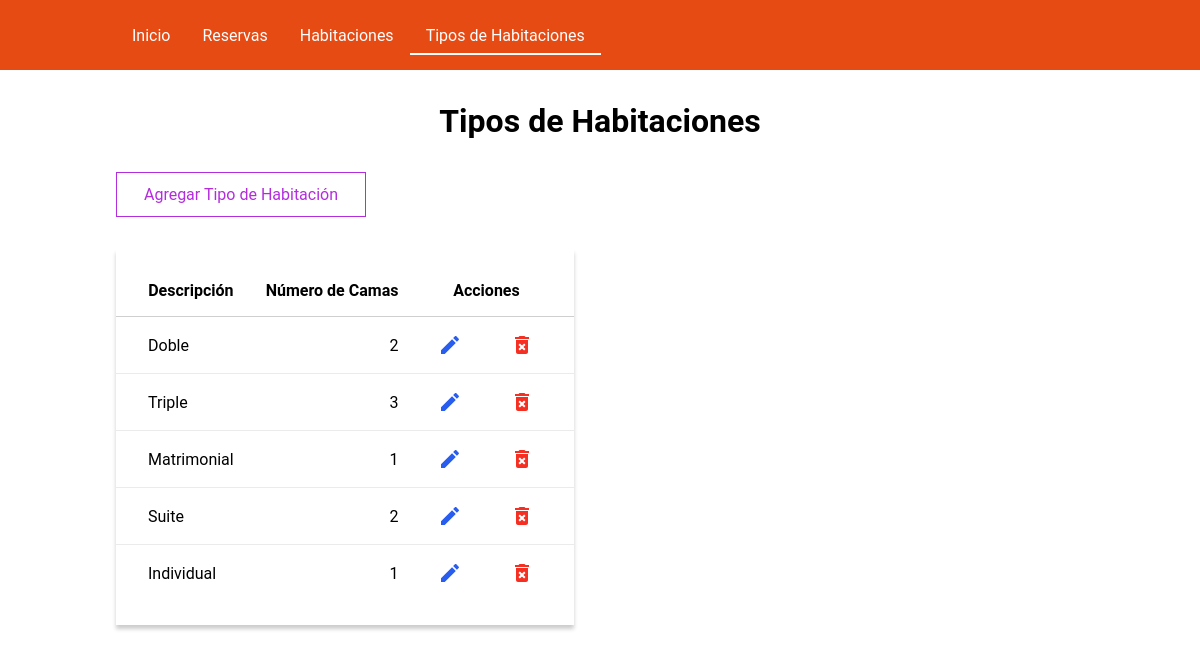
The app's page /tarea6/type-rooms/index.php with its own data.
### tables this page shows
CREATE TABLE `type_rooms` (
  `id` tinyint(3) UNSIGNED NOT NULL,
  `description` varchar(70) NOT NULL,
  `number_beds` tinyint(3) UNSIGNED NOT NULL
);

### tarea6/Database.php (called while the page is built, shortened)
<?php
class Database extends mysqli
{
  public function getTypeRooms()
  {
    $query = "SELECT id, description, number_beds FROM type_rooms";
    $result = $this->query($query);
    $typeRooms = $result->fetch_all(MYSQLI_ASSOC);
    return $typeRooms;
  }
}

### tarea6/type-rooms/index.php (the view, shortened to what this page needs)
<!DOCTYPE html>
<html lang="es">
<head>
  <link rel="stylesheet" href="./../css/style.css">
</head>
<body>
  <header class="header">
    <nav class="nav">
      <ul class="nav__list">
        <li class="nav__item">
          <a href="./../index.php" class="nav__link">Inicio</a>
        </li>
        <li class="nav__item">
          <a href="./../reservations/index.php" class="nav__link">Reservas</a>
        </li>
        <li class="nav__item">
          <a href="./../rooms/index.php" class="nav__link">Habitaciones</a>
        </li>
        <li class="nav__item">
          <a href="./../type-rooms/index.php" class="nav__link nav__link--active ">
            Tipos de Habitaciones
          </a>
        </li>
      </ul>
    </nav>
  </header>
  <div class="container">
    <h1 class="title">Tipos de Habitaciones</h1>
    <a class="link link--primary" href="./form-create.php">Agregar Tipo de Habitación</a>
    <?php
    include('./../database_init.php');
    $typeRooms = $db->getTypeRooms();
    if (count($typeRooms) > 0) :
    ?>
      <table class="table">
        <thead>
          <tr>
            <th>Descripción</th>
            <th>Número de Camas</th>
            <th colspan="2">Acciones</th>
          </tr>
        </thead>
        <tbody>
          <?php
          foreach ($typeRooms as $type) :
          ?>
            <tr>
              <td><?= $type['description'] ?></td>
              <td class="text-align-right"><?= $type['number_beds'] ?></td>
              <td>
                <a class="link link--icon" title="Editar" href="./form-edit.php?id=<?= $type['id'] ?>">
                  <svg class="icon icon--blue link__icon">
                    <use xlink:href="./../assets/feather-sprite.svg#edit" />
                  </svg>
                </a>
              </td>
              <td>
                <a class="link link--icon" title="Eliminar" href="./delete.php?id=<?= $type['id'] ?>">
                  <svg class="icon icon--red link__icon">
                    <use xlink:href="./../assets/feather-sprite.svg#delete" />
                  </svg>
                </a>
              </td>
            </tr>
          <?php
          endforeach;
          ?>
        </tbody>
      </table>
    <?php
    endif;
    ?>
  </div>
</body>
</html>

### tarea6/css/style.css (style rules this page uses)
* { box-sizing: border-box; }
body { font-family: Roboto, Helvetica, sans-serif; margin: 0; }
h1, h2, h3, p { margin: 0; }
ol, ul { margin: 0; list-style: none; padding: 0; }
li { padding: none; }
a { text-decoration: none; }
.container { max-width: 1000px; width: 1000px; margin: 0 auto; padding: 2rem 1rem; }
.title { text-align: center; margin-bottom: 2rem; }
.table { margin: 2rem 0; border-collapse: collapse; background-color: #ffffff; box-shadow: 0 0.25rem 0.25rem rgba(0, 0, 0, 0.2); }
.table th { padding: 1rem; }
.table thead tr:first-child th { padding-top: 2rem; border-bottom: 1px solid #cfcfcf; }
.table td { padding: 0.5rem 1rem; }
.table tr:not(:last-child) td { border-bottom: 1px solid #ebebeb; }
.table th:first-child, .table td:first-child { padding-left: 2rem; }
.table th:last-child, .table td:last-child { padding-right: 2rem; }
.table tbody tr:last-child td { padding-bottom: 2rem; }
.link { display: flex; max-width: 250px; min-width: 150px; justify-content: center; align-items: center; min-width: 120px; padding: 0.75rem 1rem; background-color: #f5f5f5; transition: background-color 0.5s ease-in-out; }
.link--primary { border: 1px solid #b42ddd; background-color: #ffffff; color: #b42ddd; }
.link--icon { display: flex; width: 40px; height: 40px; min-width: 0; border-radius: 50%; padding: 0; background: none; transition: background-color 0.5s ease-in-out; }
.icon { width: 24px; height: 24px; fill: #303030; }
.icon--blue { fill: #285df0; }
.icon--red { fill: #f53022; }
.text-align-right { text-align: right; }
.header { background-color: #e64b13; height: 70px; }
.nav { max-width: 1000px; width: 1000px; margin: 0 auto; padding: 0 1rem; }
.nav__list { display: flex; height: 70px; align-items: center; }
.nav__link { padding: 0.5rem 1rem; color: #ffffff; }
.nav__link--active { border-bottom: 2px solid #ffffff; }

### records on screen
type_rooms: description "Doble", number_beds "2"
type_rooms: description "Triple", number_beds "3"
type_rooms: description "Matrimonial", number_beds "1"
type_rooms: description "Suite", number_beds "2"
type_rooms: description "Individual", number_beds "1"
